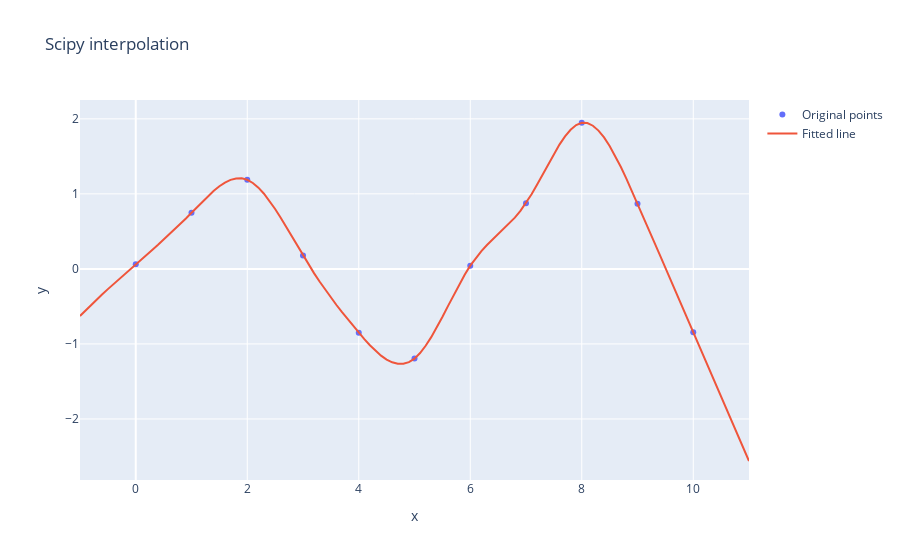

The notebook cell saved with this chart:
### Code cell
# Create a figure
fig = go.Figure()

# Add scatter plot
fig.add_trace(go.Scatter(x=x_train, y=y_train, mode='markers', name='Original points'))

# Add line plot
fig.add_trace(go.Scatter(x=x_test, y=y_test, mode='lines', name='Fitted line'))

# Add titles and labels
fig.update_layout(title="Scipy interpolation", xaxis_title="x", yaxis_title="y")

# Show the plot
fig.show()
